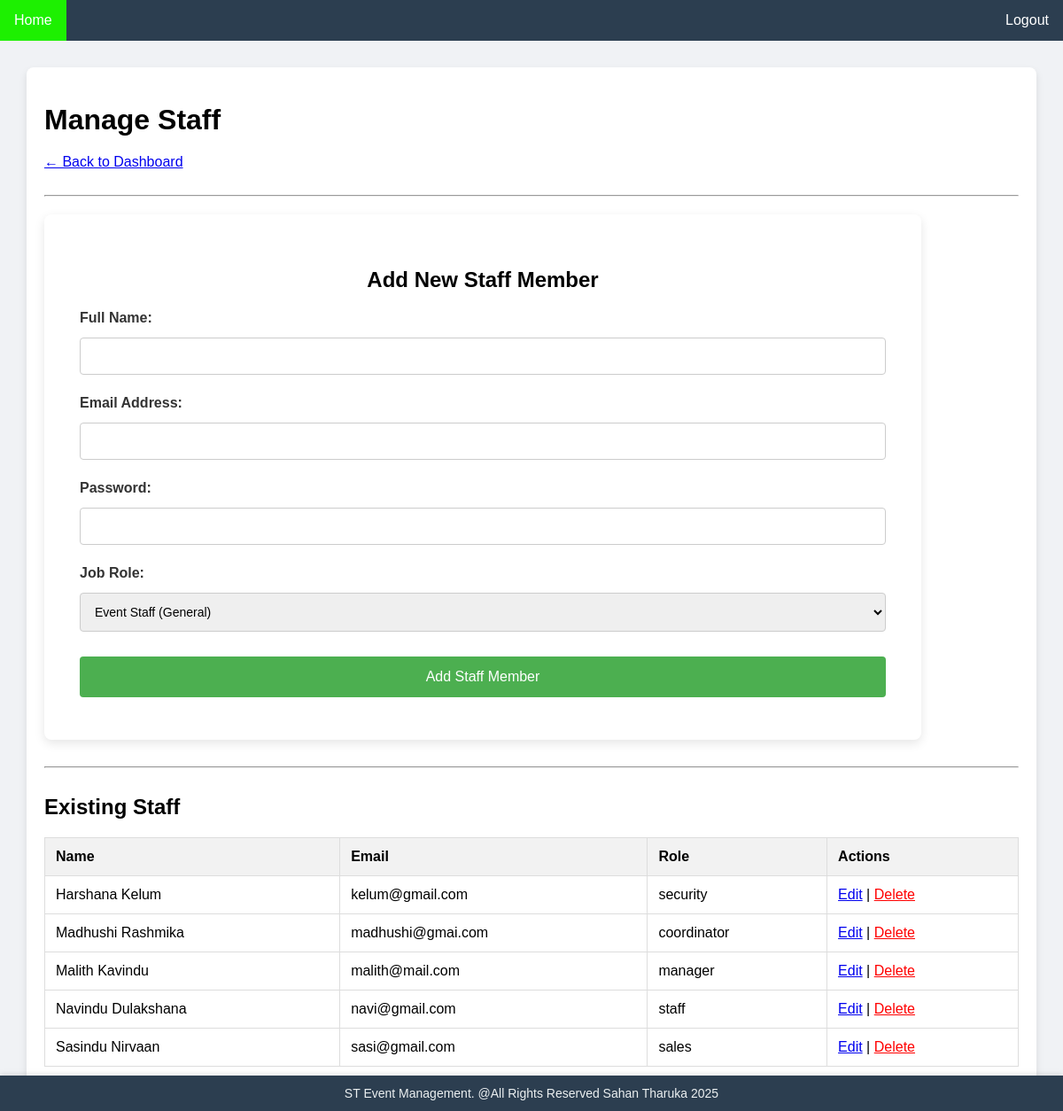
/manage-staff.php (signed in), run on the app's committed database.
### tables this page shows
CREATE TABLE IF NOT EXISTS `staff` (
  `staff_id` int UNSIGNED NOT NULL AUTO_INCREMENT,
  `staff_name` varchar(100) NOT NULL,
  `role` enum('admin','manager','coordinator','sales','staff','catering','cleaning','security') NOT NULL DEFAULT 'staff',
  `contact_no` varchar(20) DEFAULT NULL,
  `address` varchar(200) DEFAULT NULL,
  `email_address` varchar(150) DEFAULT NULL,
  `password` varchar(255) DEFAULT NULL,
  `created_at` timestamp NOT NULL DEFAULT CURRENT_TIMESTAMP,
  PRIMARY KEY (`staff_id`),
  UNIQUE KEY `email_address` (`email_address`)
);

### manage-staff.php (the view, shortened to what this page needs)
<?php
include_once 'header.php';
require_once 'includes/dbconnection.php';
?>
<div class="page-container">
    <h1>Manage Staff</h1>
    <a href="staff.php" style="display:inline-block; margin-bottom: 20px;">&larr; Back to Dashboard</a>
    <hr>
    <div class="form-container" style="max-width: 100%; margin: 20px 0;">
        <form action="manage-staff.php" method="post">
            <h2>Add New Staff Member</h2>
            <label for="name">Full Name:</label>
            <input type="text" id="name" name="name" required>
            <label for="email">Email Address:</label>
            <input type="email" id="email" name="email" required>
            <label for="pwd">Password:</label>
            <input type="password" id="pwd" name="pwd" required>
            <label for="role">Job Role:</label>
            <select id="role" name="role" required>
                <option value="staff">Event Staff (General)</option>
            </select>
            <button name="add_staff" type="submit">Add Staff Member</button>
        </form>
    </div>
    <hr style="margin:30px 0;">
    <h2>Existing Staff</h2>
    <table style="width:100%; border-collapse: collapse; margin-top: 20px;">
        <thead style="background-color: #f2f2f2;">
            <tr>
                <th style="padding: 12px; border: 1px solid #ddd; text-align: left;">Name</th>
                <th style="padding: 12px; border: 1px solid #ddd; text-align: left;">Email</th>
                <th style="padding: 12px; border: 1px solid #ddd; text-align: left;">Role</th>
                <th style="padding: 12px; border: 1px solid #ddd; text-align: left;">Actions</th>
            </tr>
        </thead>
        <tbody>
            <?php
            $sql_select = "SELECT * FROM staff ORDER BY staff_name ASC";
            $result = $conn->query($sql_select);
            if ($result->num_rows > 0) {
                while($row = $result->fetch_assoc()) {
                    if ($row['staff_id'] == $_SESSION['user_id']) continue;
                    echo "<tr>";
                    echo "<td style='padding: 12px; border: 1px solid #ddd;'>" . htmlspecialchars($row['staff_name']) . "</td>";
                    echo "<td style='padding: 12px; border: 1px solid #ddd;'>" . htmlspecialchars($row['email_address']) . "</td>";
                    echo "<td style='padding: 12px; border: 1px solid #ddd;'>" . htmlspecialchars($row['role']) . "</td>";
                    echo "<td style='padding: 12px; border: 1px solid #ddd;'>";
                    echo "<a href='edit-staff.php?id=" . $row['staff_id'] . "'>Edit</a> | ";
                    echo "<a href='includes/delete-staff.inc.php?id=" . $row['staff_id'] . "' onclick='return confirm(\"Are you sure?\");' style='color:red;'>Delete</a>";
                    echo "</td>";
                    echo "</tr>";
                }
            } else {
                echo "<tr><td colspan='4' style='padding: 12px; border: 1px solid #ddd; text-align: center;'>No other staff members found.</td></tr>";
            }
            ?>
        </tbody>
    </table>
</div>
<?php include_once 'footer.php'; ?>

### header.php (style rules this page uses)
body { font-family:sans-serif;margin:0;padding:0;background-color:#f0f2f5; }
.form-container { width:90%;max-width:500px;margin:50px auto;text-align:center; }
.page-container { max-width:1100px;margin:30px auto;padding:20px;background-color:#fff;border-radius:8px;box-shadow:0 4px 8px rgba(0,0,0,0.1); }
.form-container h1, .page-container h1, .page-container h2 { margin-bottom:20px; }
form { border-radius:8px;background-color:#fff;padding:40px;box-shadow:0 4px 12px rgba(0,0,0,0.1); }
input[type=text],input[type=password],input[type=email],input[type=date],input[type=time],input[type=number],select,textarea { width:100%;padding:12px;margin:8px 0;display:inline-block;border:1px solid #ccc;border-radius:4px;box-sizing:border-box;font-size:14px; }
form label { display:block;text-align:left;margin-top:15px;margin-bottom:5px;font-weight:bold;color:#333; }
button { width:100%;background-color:#4CAF50;color:white;padding:14px;margin:20px 0 8px 0;border:none;border-radius:4px;cursor:pointer;font-size:16px; }

### data on the page
staff: staff_name "Harshana Kelum", email_address "kelum@gmail.com", role "security"
staff: staff_name "Madhushi Rashmika", email_address "madhushi@gmai.com", role "coordinator"
staff: staff_name "Malith Kavindu", email_address "malith@mail.com", role "manager"
staff: staff_name "Navindu Dulakshana", email_address "navi@gmail.com", role "staff"
staff: staff_name "Sasindu Nirvaan", email_address "sasi@gmail.com", role "sales"
